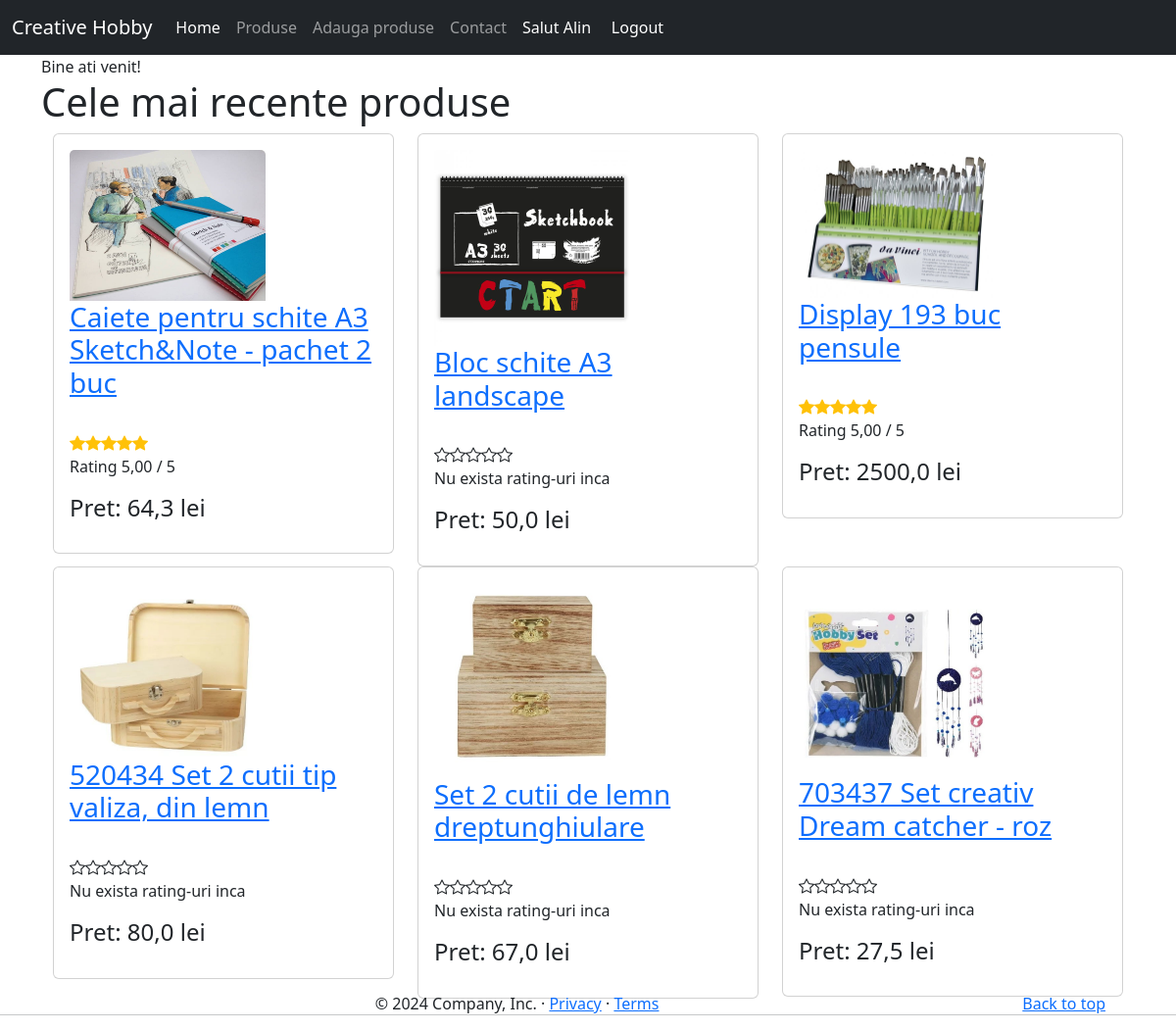
/ (signed in), run on the app's committed database.
### app/models.py (models this page shows, shortened)
class Produs(models.Model):
    producator = models.ForeignKey(Producator, null=True, blank = True, on_delete=models.CASCADE)
    titlu = models.CharField(max_length=50) #unique=True - daca vrem sa nu avem dubluri la nume
    pret = models.FloatField(db_index = True)
    stoc = models.IntegerField(default=0)
    descriere = models.CharField(max_length=1024, null=True, blank=True, help_text="Introduceti o descriere" )
    imagine = models.FileField(null=True, blank=True)
    created = models.DateTimeField(auto_now_add=True)
    updated = models.DateTimeField(auto_now=True)
    def __str__(self):
        return f"{self.titlu}"
    class Meta:
        verbose_name_plural = "Produs"
    @property
    def rating(self):
        rating = 0
        recenzii = self.recenzie_set.all()
        for recenzie in recenzii:
            rating += recenzie.rating
        try:
            return rating // len(recenzii)
        except ZeroDivisionError:
            return 0

class Recenzie(models.Model):
    produs = models.ForeignKey(Produs, on_delete=models.CASCADE)
    rating = models.IntegerField(default=1)
    titlu = models.CharField(max_length=20)
    descriere = models.CharField(max_length=100)
    class Meta:
        verbose_name_plural = "Recenzie"

### app/views.py (the view)
# urls.py: path("", views.salut, name="home"),
def salut(request):
    produse = Produs.objects.all().select_related("producator").prefetch_related("recenzie_set").order_by("-created")[:6]
    return render(request, "index.html", {"produse": produse})
    return HttpResponse("Salut")

### app/templatetags/my_filters.py (called while the page is built)
@register.filter(name="starrating")
def starrating(value):
    return_value = ""
    for i in range(5):
        classes = " bi "
        if value > i:
            if value < i+1:
                classes += " bi-star-half "
            else:
                classes += " bi-star-fill "
            classes += " text-warning "
        else:
            classes += "bi-star"
        return_value += f'<i class="{classes}"></i>'
    return mark_safe(return_value)

### app/templates/index.html
{% extends "base.html" %}
{% block body %}
Bine ati venit!
<h1>Cele mai recente produse</h1>
{% include "lista_produse.html" %}
{% endblock body %}

### app/templates/base.html (shortened to what this page needs)
<!Doctype html>
<html>
    <head>
        <link rel="stylesheet" href="https://cdn.jsdelivr.net/npm/bootstrap-icons@1.3.0/font/bootstrap-icons.css">
        <link href="https://cdn.jsdelivr.net/npm/bootstrap@5.3.2/dist/css/bootstrap.min.css" rel="stylesheet">
    </head>
    <body>
        <header data-bs-theme="dark">
            <nav class="navbar navbar-expand-md navbar-dark fixed-top bg-dark">
              <div class="container-fluid">
                <a class="navbar-brand" href="#">Creative Hobby</a>
                <div class="collapse navbar-collapse" id="navbarCollapse">
                  <ul class="navbar-nav me-auto mb-2 mb-md-0">
                    <li class="nav-item">
                      <a class="nav-link active" aria-current="page" href="{% url 'home' %}">Home</a>
                    </li>
                    <li class="nav-item">
                      <a class="nav-link" href="{% url 'pagina-produse' %}">Produse</a>
                    </li>
                    {% if request.user.is_staff %}
                    <li class="nav-item">
                      <a class="nav-link" href="{% url 'adauga-produs' %}">Adauga produse</a>
                    </li>
                    {% endif%}
                    <li class="nav-item">
                      <a class="nav-link" aria-current="page" href="{% url 'contact' %}">Contact</a>
                    </li>
                    <li class="nav-item">
                     {% if request.user.is_authenticated %}
                       <a class="nav-link active" aria-current="page" href="{% url 'logout' %}">Salut {{ request.user.username}} &nbsp;&nbsp;&nbsp; Logout</a>
                     {% else %}
                       <a class="nav-link active" aria-current="page" href="{% url 'login' %}">Login</a>
                     {% endif%}
                  </li>
                  </ul>
                </div>
              </div>
            </nav>
          </header>
        <div class="container">
          <h1> Creative Hobby </h1>
        {% block body %}
        {% endblock body %}
        </div>
        <hr class="featurette-divider">
        <footer class="container" style = "bottom:0 !important; position: fixed; text-align:center;" >
            <p class="float-end"><a href="#">Back to top</a></p>
            <p>&copy; 2024 Company, Inc. &middot; <a href="#">Privacy</a> &middot; <a href="#">Terms</a></p>
          </footer>
    </body>
</html>

### app/templates/lista_produse.html (shortened to what this page needs)
{% load my_filters %}
<div class="container">
    <div class="row">
      {% for produs in produse %}
        <div class="col-md-4">
          <div class="card">
            <div class="card-body">
              <h3 class="card-title">
                <img style='width:200px; height:auto; ' src="{%if produs.imagine %}{{ produs.imagine.url }}{% endif %}" class="card-img-top"></br>
                <a href="{% url 'pagina-produs' produs.id %}" target="_blank">{{ produs }} </a>
            </h3>
            <br>
            {{ produs.rating|starrating }}
            {% if produs.rating > 0 %}
            <p class="card-text">Rating {{ produs.rating|floatformat:2 }} / 5</p>
            {% else %}
            <p class="card-text">Nu exista rating-uri inca</p>
            {% endif %}
            <p class="card-text"> <h4> Pret: {{ produs.pret }} lei</h4> </p>
          </div>
        </div>
      </div>
      {% if forloop.counter|divisibleby:3 %}
      </div>
      <div class="row">
      {% endif %}
    {% endfor %}
  </div>
</div>

### data on the page
Produs: imagine (picture), titlu "Caiete pentru schite A3 Sketch&Note - pachet 2 buc", rating "5,00", pret "64,3"
Produs: imagine (picture), titlu "Bloc schite A3 landscape", shows "Nu exista rating-uri inca", pret "50,0"
Produs: imagine (picture), titlu "Display 193 buc pensule", rating "5,00", pret "2500,0"
Produs: imagine (picture), titlu "520434 Set 2 cutii tip valiza, din lemn", shows "Nu exista rating-uri inca", pret "80,0"
Produs: imagine (picture), titlu "Set 2 cutii de lemn dreptunghiulare", shows "Nu exista rating-uri inca", pret "67,0"
Produs: imagine (picture), titlu "703437 Set creativ Dream catcher - roz", shows "Nu exista rating-uri inca", pret "27,5"

### other printed values
{{ request.user.username }} "Alin"
